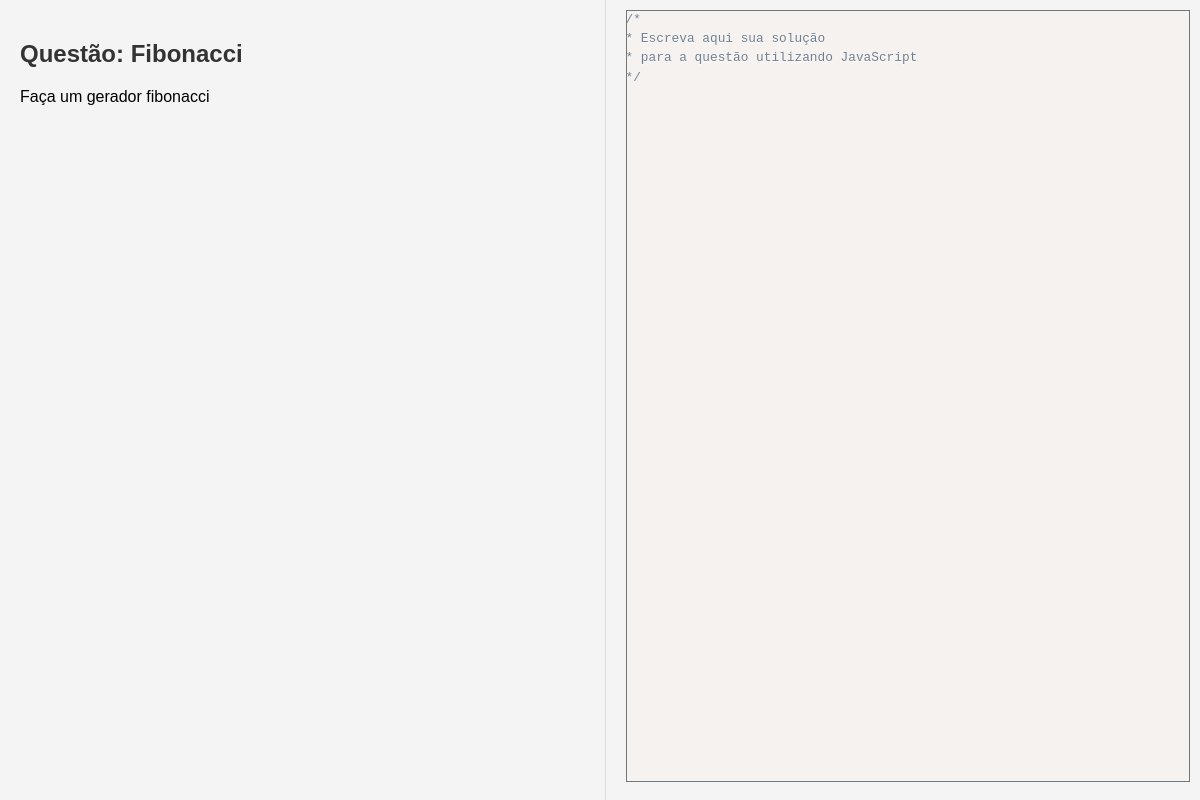
The app's page /assessment/1/1/, older data.
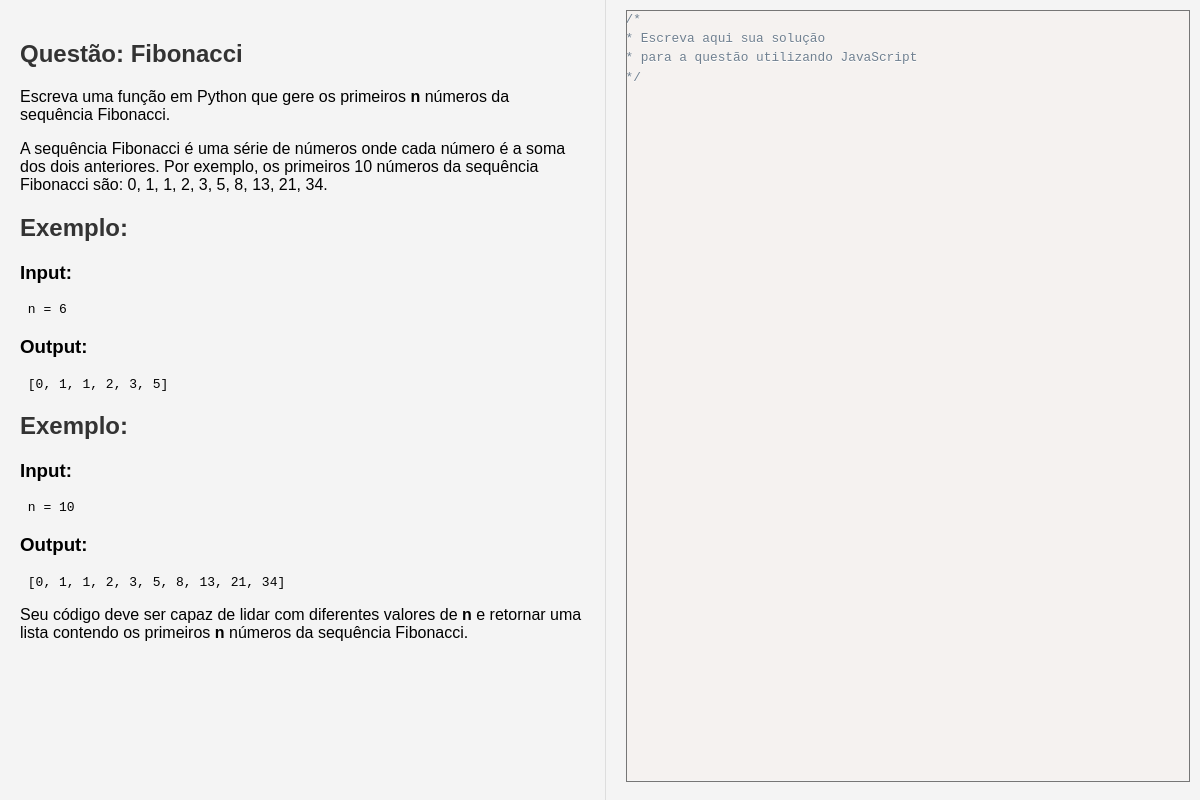
The same page, newer data.
### assessment/models.py (models this page shows, shortened)
class Question(models.Model):
    title = models.CharField(max_length=200)
    content = models.CharField(max_length=10000)
    created_at = models.DateTimeField(auto_now_add=True)
    expected_output = models.CharField(max_length=200)
    assessment = models.ForeignKey(Assessment, on_delete=models.CASCADE)

### assessment/views.py (the view)
# urls.py: path("<int:assessment_id>/<int:question_id>/", views.question, name="question")
def question(request, assessment_id, question_id):
    try:
        q = Question.objects.get(pk=question_id, assessment_id=assessment_id)
        template = loader.get_template("question/index.html")
        context = {
            "question": q,
        }
        return HttpResponse(template.render(context, request))
    except Question.DoesNotExist:
        template = loader.get_template("error_page.html")
        context = {
            "error": {
                "code": 404,
                "title": "Question not found",
                "message": "Question does not exist",
            }
        }
        return HttpResponse(template.render(context, request))

### assessment/templates/question/index.html (shortened to what this page needs)
{%load static%}
<!DOCTYPE html>
<html lang="en">
<head>
  <link rel="stylesheet" href="{% static '/css/questions/index.css' %}" />
  <link href="https://cdnjs.cloudflare.com/ajax/libs/prism/1.25.0/themes/prism.min.css" rel="stylesheet">
</head>
<body>
  <div class="container">
    <div class="question-info">
      <h2>Questão: {{ question.title }}</h2>
      {{ question.content|safe }}
    </div>
    <section class="answer-section">
      <code-bedder id="editor" data-language="js" onhighlight="Prism.highlightElement(this)">/*
*/</code-bedder>
    </section>
  </div>
</body>
</html>

Row changes from the older to the newer data that the page shows:
changed Question "Fibonacci": content "Faça um gerador fibonacci" → "Escreva uma função em Python que gere os primeiros n números da sequência Fibonacci. A sequência Fibonacci é uma série de números onde cada número é a soma dos dois anteriores. Por exemplo, os primeiros 10 números da sequência Fibonacci são: 0, 1, 1, 2, 3, 5, 8, 13, 21, 34. Exemplo: Input: n = 6 Output: [0, 1, 1, 2, 3, 5] Exemplo: Input: n = 10 Output: [0, 1, 1, 2, 3, 5, 8, 13, 21, 34] Seu código deve ser capaz de lidar com diferentes valores de n e retornar uma lista contendo os primeiros n números da sequência Fibonacci."
